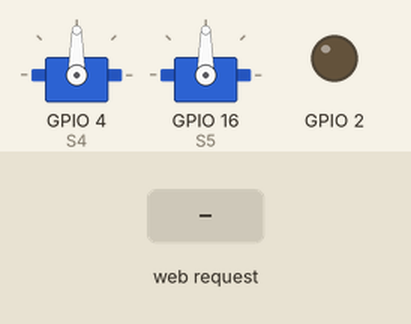
Bench run of a sketch on a simulated ESP8266 (NodeMCU). Parts: 2 × servo, output pins drawn as LEDs (lit = HIGH). Inputs (shaded band) come from the test bench.

Above: at 1.2 s.
1.3 s: HTTP request GET / received
At 2.1 s:
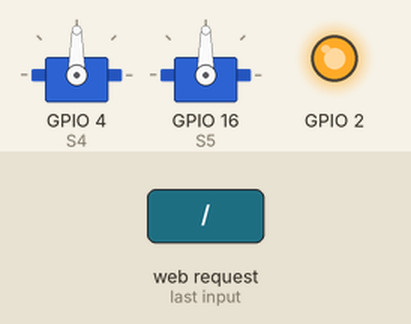
2.8 s: HTTP request GET /l received
At 3.2 s:
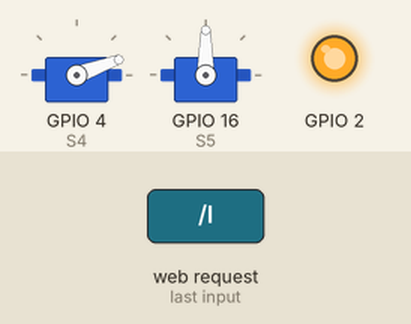
4.3 s: HTTP request GET /d received
At 5.5 s:
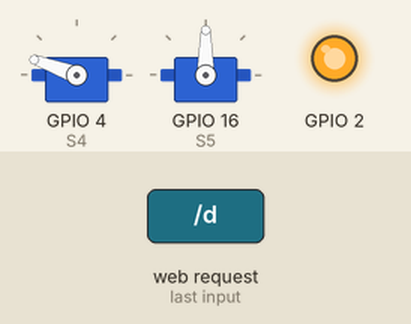
5.8 s: HTTP request GET /d5 received
At 6.7 s:
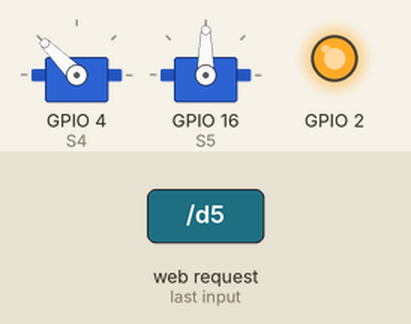
7.3 s: HTTP request GET /l5 received
At 7.8 s:
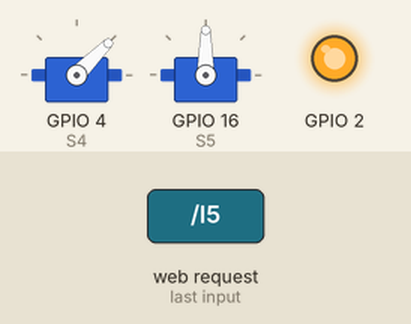
8.8 s: HTTP request GET /c received
At 10.2 s:
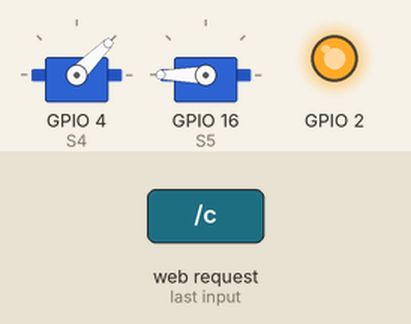
Timing chart, 0 to 11.3 s (numbered marks = the images above; inputs shaded):
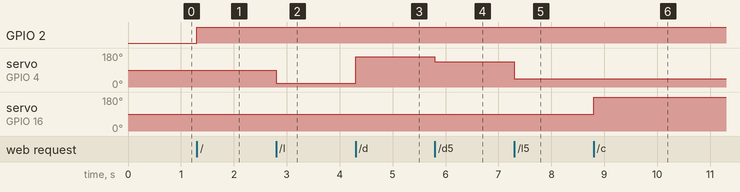

Measured:
- after the input at 1.3 s, GPIO 2: LOW → HIGH at once
- after the input at 2.8 s, servo on GPIO 4 (S4): 90° → 20° at once
- after the input at 4.3 s, servo on GPIO 4 (S4): 20° → 160° at once
- after the input at 5.8 s, servo on GPIO 4 (S4): 160° → 135° at once
- after the input at 7.3 s, servo on GPIO 4 (S4): 135° → 45° at once
- after the input at 8.8 s, servo on GPIO 16 (S5): 90° → 180° at once

The sketch:

Landsailer2servoSlo.ino
```cpp
#include <ESP8266WiFi.h>
#include <WiFiClient.h>
#include <ESP8266WebServer.h>

#include <Servo.h>
Servo S4;
Servo S5;

/* Set these to your desired credentials. */
const char *ssid = "Tramontana";
const char *password = "zotkazotka";

ESP8266WebServer server(80);

/* Go to http://192.168.4.1 */
String glava ="<body bgcolor=\"#000000\" text=\"#AAAAAA\" link=\"#00FF00\" vlink=\"#00FF00\"><center><font size=\"6\"><b>Tramontana</b></font><br><font size=\"4\">Tabor ZOTKS - poletje 2017</font><br><font size=\"12\"><a href=\"l5\">L50%</a>&emsp;&emsp;&emsp;<a href=\"n\">Naprej</a>&emsp;&emsp;&emsp;<a href=\"d5\">D50%</a><br><br><a href=\"l\">Levo</a>&emsp;&emsp;&emsp;<a href=\"d\">Desno</a><br><br><a href=\"z\">Zategni</a>&emsp;&emsp;&emsp;<a href=\"s\">Sredina</a>&emsp;&emsp;&emsp;<a href=\"c\">Sprosti</a><br><font size=\"5\">Zadnji izveden ukaz: ";

//ob root oz priklopu telefona
void Root() {
  S4.write(90);
  S5.write(90);
  digitalWrite(2, LOW);
  server.send(200, "text/html",glava+"Vklop");
  digitalWrite(2, HIGH);
}

//kolesa
void Levo() {
  S4.write(20);
  digitalWrite(2, LOW);
  server.send(200, "text/html",glava+"Levo");
  digitalWrite(2, HIGH);

}

void Desno() {
  S4.write(160);
  digitalWrite(2, LOW);
  server.send(200, "text/html",glava+"Desno");
  digitalWrite(2, HIGH);
}

void L50() {
  S4.write(45);
  digitalWrite(2, LOW);
  server.send(200, "text/html",glava+"L50%");
  digitalWrite(2, HIGH);

}

void D50() {
  S4.write(135);
  digitalWrite(2, LOW);
  server.send(200, "text/html",glava+"D50%");
  digitalWrite(2, HIGH);
}

void Naprej() {
  S4.write(90);
  digitalWrite(2, LOW);
  server.send(200, "text/html",glava+"Desno");
  digitalWrite(2, HIGH);
}


//jadro
void Sprosti() {
   S5.write(180);
  digitalWrite(2, LOW);
  server.send(200, "text/html",glava+"Sprosti");
  digitalWrite(2, HIGH);

}
void Zategni() {
  S5.write(0);
  digitalWrite(2, LOW);
  server.send(200, "text/html",glava+"Zategni");
  digitalWrite(2, HIGH);
}
void Sredina() {
  S5.write(90);
  digitalWrite(2, LOW);
  server.send(200, "text/html",glava+"Zategni");
  digitalWrite(2, HIGH);
}

void setup() {

  delay(50);
  WiFi.softAP(ssid, password);

  IPAddress myIP = WiFi.softAPIP();
  server.on("/",Root);
 server.on("/l", Levo);
 server.on("/d", Desno);
 server.on("/n", Naprej);
  server.on("/d5", D50);
 server.on("/l5", L50);

 server.on("/c", Sprosti);
 server.on("/z", Zategni);
 server.on("/s", Sredina);
  server.begin();

 S4.attach(4); //smer
S4.write(90);

S5.attach(16); //jadro
S5.write(90);

  pinMode(2, OUTPUT);
  digitalWrite(2, LOW);
}

void loop() {
  server.handleClient();
}
```
